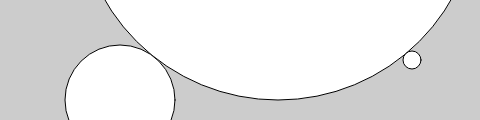
Frame 1 (no input)
Frame 60 (no input): identical to frame 1, image omitted
Frame 120 (the mouse pressed at the canvas centre since frame 60): identical to frame 1, image omitted

The p5.js sketch that drew this single still picture (run headless with seeded random() and noise() and a simulated clock; from frame 60 on, the mouse is pressed at the canvas centre):

// p5.js sketch
// ── sketch.js

function setup() {
  createCanvas(480, 120);
}

function draw() {
  background(204);
  ellipse(278, -100, 400, 400);
  ellipse(120, 100, 110, 110);
  ellipse(412, 60, 18, 18);
}

// https://editor.p5js.org/jht1493/sketches/R0o3EvVOC
// Ex_03_06 circles touch

// https://github.com/lmccart/gswp5.js-code/blob/master/03_Draw/Example_03_06.js
